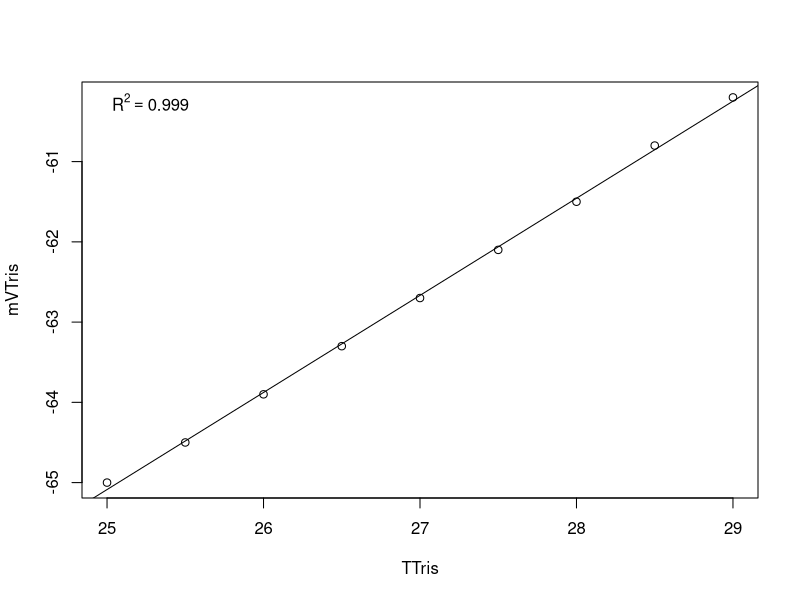

This chart was generated by the following R code:
# modified for personal Lenovo PC at PT Whitney summer 2019
# last modification on 20210621 by RB
setwd("/Users/laurenzane/Desktop/Putnam_Lab/CBLS_Wetlab/Data/tris_cal/") #set working directory
getwd()
Calib.Data <-read.table("20220830.csv", header=TRUE, sep=",", na.string="NA", as.is=TRUE) #reads in the data files
model <-lm(mVTris ~ TTris, data=Calib.Data) #runs a linear regression of mV as a function of temperature
coe <- coef(model) #extracts the coeffecients
R2<-summary(model)$r.squared
plot(mVTris ~ TTris, data=Calib.Data)
abline(lm(mVTris ~ TTris, data=Calib.Data))
legend('topleft', legend = bquote(R^2 == .(format(R2, digits = 3))), bty='n')
# make sure to export the figure
